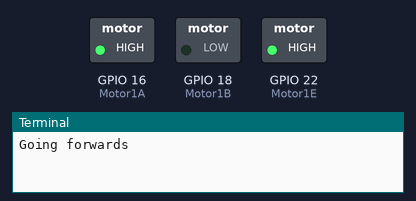
This program was run on a simulated Raspberry Pi (BCM pin numbers). Parts: switched loads named in the program (green lamp = pin HIGH), the last lines printed to the terminal.

Above: at 1.0 s.
At 3.0 s:
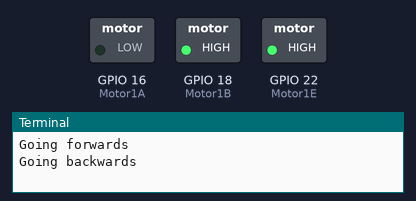
At 5.0 s:
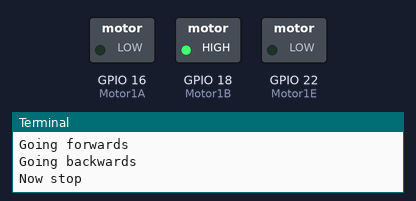
Timing chart, 0 to 7.8 s (numbered marks = the images above):
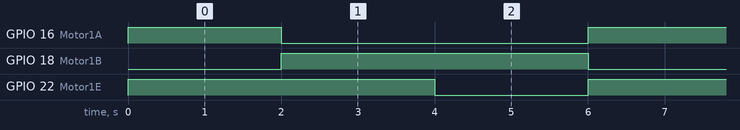

The program:

parassssssss.py
```python
import RPi.GPIO as GPIO
import time
GPIO.setwarnings(False)
GPIO.setmode(GPIO.BCM)

Motor1A = 16
Motor1B = 18
Motor1E = 22

GPIO.setup(Motor1A,GPIO.OUT)
GPIO.setup(Motor1B,GPIO.OUT)
GPIO.setup(Motor1E,GPIO.OUT)
while True :
    print ("Going forwards")
    GPIO.output(Motor1A,GPIO.HIGH)
    GPIO.output(Motor1B,GPIO.LOW)
    GPIO.output(Motor1E,GPIO.HIGH)

    time.sleep(2)


    print ("Going backwards")
    GPIO.output(Motor1A,GPIO.LOW)
    GPIO.output(Motor1B,GPIO.HIGH)
    GPIO.output(Motor1E,GPIO.HIGH)

    time.sleep(2)

    print ("Now stop")
    GPIO.output(Motor1E,GPIO.LOW)
    time.sleep(2)
```

Measured:
- by itself, GPIO 16 (Motor1A): alternates HIGH for 2.0 s and LOW for 4.0 s
- by itself, GPIO 18 (Motor1B), GPIO 22 (Motor1E): alternates HIGH for 4.0 s and LOW for 2.0 s
- by itself, everything shown: repeats every 6.0 s, in 3 steps
